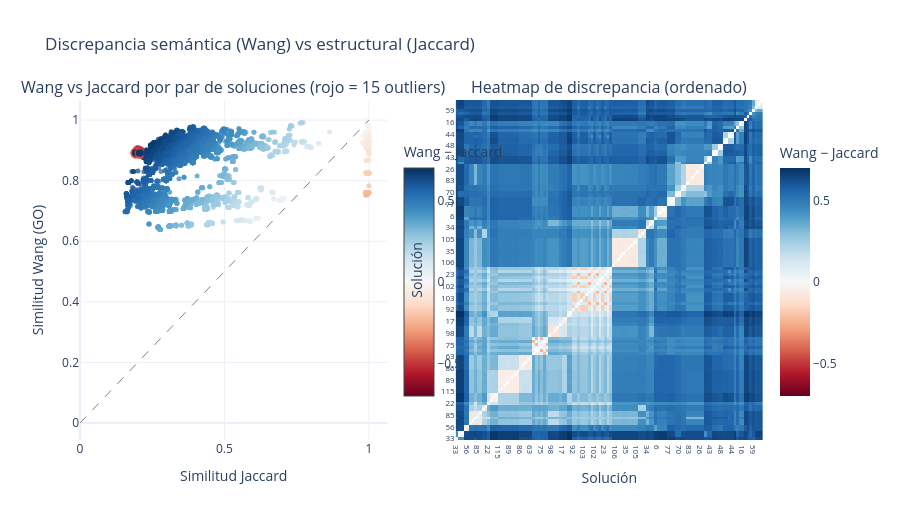

Source (notebook cell):
### Code cell
# Using as reference the wang_sim_matrix and jaccard_equivalent clusters
# I create a similarity matrix according to semantic similarity and recognized 
# equivalent clusters.
wang_solution_matrix, wang_enriched_df = gene_similarity.solution_go_similarity_from_dataframe(
    genes_symbols,
    wang_sim_matrix,
    "Wang",
    jaccard_equivalents_df,
    scm_sets,
    normalize_matrix=True,
)
actions.save_matrix(wang_solution_matrix, RESULTS_DIR / "wang_solution_matrix.npy")
heatmaps.plot_clustered_heatmap(
    wang_solution_matrix,
    labels=labels,
    clustering=heatmaps.ClusteringOptions(linkage_method="average", optimal_leaf_order=True),
    save_filepath=str(RESULTS_DIR / "soluciones_wang.html"),
)


# Recognize all the solution pairs with discrepancy between composition index and 
# semantic index using z_score.
options = ssd.DiscrepancyOptions(
    direction="wang_over_jaccard",
    z_threshold=1.5,
)
pairs_df, outliers_df = ssd.identify_discrepant_solution_pairs(
    wang_solution_matrix, Jaccard_Matrix,
    options=options,
)
display(outliers_df)
fig = ssd.plot_discrepancy_summary(wang_solution_matrix, Jaccard_Matrix, outliers_df)
fig.show()

### Figure 1 — Plotly figure (JSON) as saved in the notebook; plotly's stock layout.template omitted (floating-point values rounded to 4 significant figures; data arrays with more than 128 entries replaced by an {"elided": "..."} marker saying what was removed)
{"data": [{"hovertemplate": "%{text}<br>Jaccard: %{x:.3f}<br>Wang: %{y:.3f}<br>Discrepancy: %{marker.color:.3f}<extra></extra>", "marker": {"cmid": 0, "color": {"elided": "6670 float values"}, "colorbar": {"len": 0.8, "title": {"text": "Wang − Jaccard"}, "x": 0.46}, "colorscale": [[0, "rgb(103,0,31)"], [0.1, "rgb(178,24,43)"], [0.2, "rgb(214,96,77)"], [0.3, "rgb(244,165,130)"], [0.4, "rgb(253,219,199)"], [0.5, "rgb(247,247,247)"], [0.6, "rgb(209,229,240)"], [0.7, "rgb(146,197,222)"], [0.8, "rgb(67,147,195)"], [0.9, "rgb(33,102,172)"], [1, "rgb(5,48,97)"]], "line": {"color": {"elided": "6670 str values"}, "width": 1.5}, "opacity": 0.75, "showscale": true, "size": {"elided": "6670 int values"}}, "mode": "markers", "showlegend": false, "text": {"elided": "6670 str values"}, "type": "scatter", "x": {"elided": "6670 float values"}, "xaxis": "x", "y": {"elided": "6670 float values"}, "yaxis": "y"}, {"hoverinfo": "skip", "line": {"color": "gray", "dash": "dash", "width": 1}, "mode": "lines", "showlegend": false, "type": "scatter", "x": [0, 1], "xaxis": "x", "y": [0, 1], "yaxis": "y"}, {"colorbar": {"len": 0.8, "title": {"text": "Wang − Jaccard"}, "x": 1.01}, "colorscale": [[0, "rgb(103,0,31)"], [0.1, "rgb(178,24,43)"], [0.2, "rgb(214,96,77)"], [0.3, "rgb(244,165,130)"], [0.4, "rgb(253,219,199)"], [0.5, "rgb(247,247,247)"], [0.6, "rgb(209,229,240)"], [0.7, "rgb(146,197,222)"], [0.8, "rgb(67,147,195)"], [0.9, "rgb(33,102,172)"], [1, "rgb(5,48,97)"]], "hovertemplate": "Sol %{y} vs Sol %{x}<br>Discrepancy: %{z:.3f}<extra></extra>", "showscale": true, "type": "heatmap", "x": ["33", "49", "74", "5", "56", "53", "90", "51", "85", "110", "31", "55", "22", "9", "8", "73", "115", "111", "99", "100", "89", "96", "60", "101", "86", "87", "113", "52", "63", "50", "71", "14", "75", "3", "27", "72", "98", "18", "61", "7", "17", "19", "2", "10", "92", "41", "108", "79", "103", "78", "107", "88", "102", "1", "37", "38", "23", "15", "91", "80", "106", "104", "81", "97", "35", "65", "109", "76", "105", "112", "30", "58", "34", "62", "66", "57", "6", "95", "45", "84", "77", "64", "69", "11", "70", "24", "67", "94", "83", "114", "68", "93", "26", "82", "20", "36", "43", "21", "47", "28", "48", "29", "46", "40", "44", "4", "25", "12", "16", "0", "39", "32", "59", "13", "42", "54"], "xaxis": "x2", "y": ["33", "49", "74", "5", "56", "53", "90", "51", "85", "110", "31", "55", "22", "9", "8", "73", "115", "111", "99", "100", "89", "96", "60", "101", "86", "87", "113", "52", "63", "50", "71", "14", "75", "3", "27", "72", "98", "18", "61", "7", "17", "19", "2", "10", "92", "41", "108", "79", "103", "78", "107", "88", "102", "1", "37", "38", "23", "15", "91", "80", "106", "104", "81", "97", "35", "65", "109", "76", "105", "112", "30", "58", "34", "62", "66", "57", "6", "95", "45", "84", "77", "64", "69", "11", "70", "24", "67", "94", "83", "114", "68", "93", "26", "82", "20", "36", "43", "21", "47", "28", "48", "29", "46", "40", "44", "4", "25", "12", "16", "0", "39", "32", "59", "13", "42", "54"], "yaxis": "y2", "z": {"elided": "116x116 float values"}, "zmid": 0}], "layout": {"annotations": [{"font": {"size": 16}, "showarrow": false, "text": "Wang vs Jaccard por par de soluciones (rojo = 15 outliers)", "x": 0.225, "xanchor": "center", "xref": "paper", "y": 1, "yanchor": "bottom", "yref": "paper"}, {"font": {"size": 16}, "showarrow": false, "text": "Heatmap de discrepancia (ordenado)", "x": 0.775, "xanchor": "center", "xref": "paper", "y": 1, "yanchor": "bottom", "yref": "paper"}], "height": 520, "title": {"text": "Discrepancia semántica (Wang) vs estructural (Jaccard)"}, "xaxis": {"anchor": "y", "domain": [0, 0.45], "title": {"text": "Similitud Jaccard"}}, "xaxis2": {"anchor": "y2", "categoryarray": ["33", "49", "74", "5", "56", "53", "90", "51", "85", "110", "31", "55", "22", "9", "8", "73", "115", "111", "99", "100", "89", "96", "60", "101", "86", "87", "113", "52", "63", "50", "71", "14", "75", "3", "27", "72", "98", "18", "61", "7", "17", "19", "2", "10", "92", "41", "108", "79", "103", "78", "107", "88", "102", "1", "37", "38", "23", "15", "91", "80", "106", "104", "81", "97", "35", "65", "109", "76", "105", "112", "30", "58", "34", "62", "66", "57", "6", "95", "45", "84", "77", "64", "69", "11", "70", "24", "67", "94", "83", "114", "68", "93", "26", "82", "20", "36", "43", "21", "47", "28", "48", "29", "46", "40", "44", "4", "25", "12", "16", "0", "39", "32", "59", "13", "42", "54"], "categoryorder": "array", "domain": [0.55, 1], "tickfont": {"size": 8}, "title": {"text": "Solución"}}, "yaxis": {"anchor": "x", "domain": [0, 1], "title": {"text": "Similitud Wang (GO)"}}, "yaxis2": {"anchor": "x2", "categoryarray": ["33", "49", "74", "5", "56", "53", "90", "51", "85", "110", "31", "55", "22", "9", "8", "73", "115", "111", "99", "100", "89", "96", "60", "101", "86", "87", "113", "52", "63", "50", "71", "14", "75", "3", "27", "72", "98", "18", "61", "7", "17", "19", "2", "10", "92", "41", "108", "79", "103", "78", "107", "88", "102", "1", "37", "38", "23", "15", "91", "80", "106", "104", "81", "97", "35", "65", "109", "76", "105", "112", "30", "58", "34", "62", "66", "57", "6", "95", "45", "84", "77", "64", "69", "11", "70", "24", "67", "94", "83", "114", "68", "93", "26", "82", "20", "36", "43", "21", "47", "28", "48", "29", "46", "40", "44", "4", "25", "12", "16", "0", "39", "32", "59", "13", "42", "54"], "categoryorder": "array", "domain": [0, 1], "tickfont": {"size": 8}, "title": {"text": "Solución"}}}}
